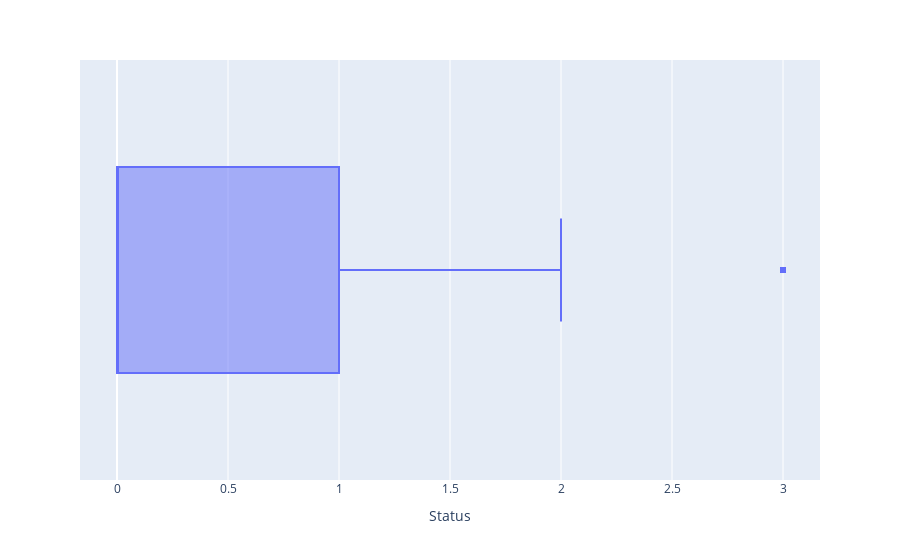

Here is the notebook cell this chart was saved with:
### Code cell
px.box(data,x='Status')

### Figure 1 — Plotly figure (JSON) as saved in the notebook; plotly's stock layout.template omitted (floating-point values rounded to 4 significant figures; data arrays with more than 128 entries replaced by an {"elided": "..."} marker saying what was removed)
{"data": [{"alignmentgroup": "True", "hovertemplate": "Status=%{x}<extra></extra>", "legendgroup": "", "marker": {"color": "#636efa"}, "name": "", "notched": false, "offsetgroup": "", "orientation": "h", "showlegend": false, "type": "box", "x": {"elided": "1060 int values"}, "x0": " ", "xaxis": "x", "y0": " ", "yaxis": "y"}], "layout": {"boxmode": "group", "legend": {"tracegroupgap": 0}, "margin": {"t": 60}, "xaxis": {"anchor": "y", "domain": [0, 1], "title": {"text": "Status"}}, "yaxis": {"anchor": "x", "domain": [0, 1]}}}
